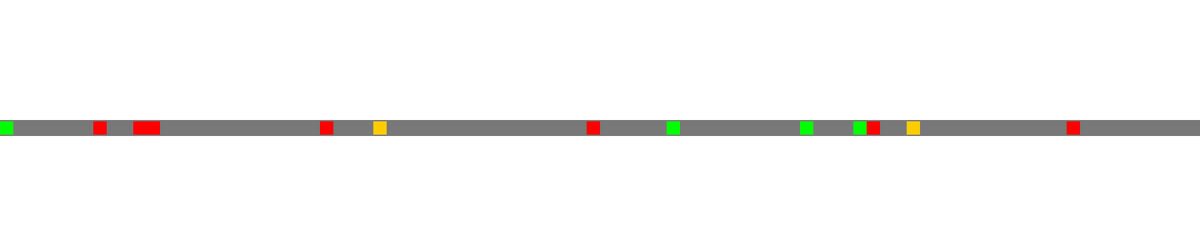
Frame 1 (no input)
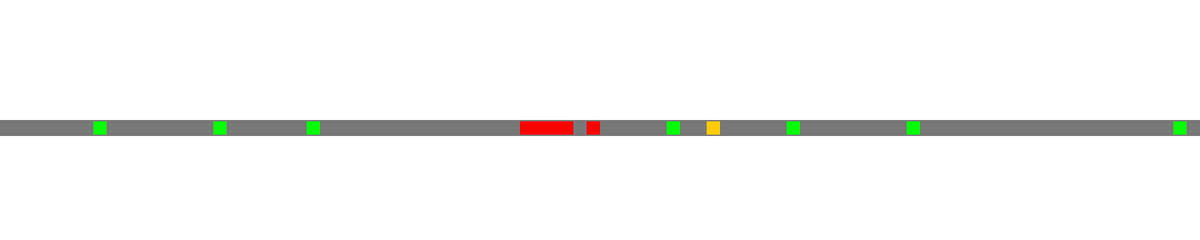
Frame 60 (the mouse pressed at the canvas centre just before this capture)
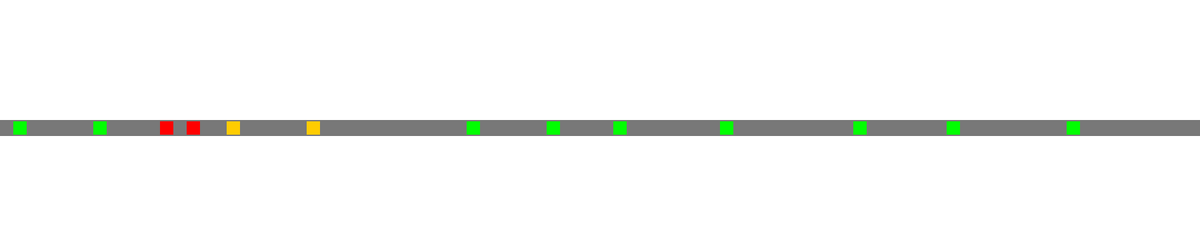
Frame 120 (the mouse held since frame 60 and released just before this capture)

The Processing sketch that drew these frames (run headless with seeded random() and noise(); from frame 60 on, the mouse is pressed at the canvas centre):

// Processing sketch: NSS
// ── NSS.pde
UTCA utca;
int t;
//int totalTime;

void setup() {
  size(1800,360);
  //totalTime = 15000;
  t = 0;
  utca = new UTCA(0.15, 5, 0, 0.3);

  /*int vMax = 5;
  float pBraking = 0.2;
  float pVehicle = 0;
  //for(vMax=1;vMax<=5;vMax+=2) {
  //for(int j=1;j<=5;j+=2) {
  for(int k=0;k<=6;k+=3) {
    for(float i=0;i<=1;i+=0.01) {
      //pBraking = j/10.0;
      pVehicle = k/10.0;
      utca = new UTCA(i, vMax, pVehicle, pBraking);
      for(int t=0;t<totalTime;t++) {
        utca.generate();
      }
      utca.printOutput(totalTime);
    }
  }
  System.out.println("Done");*/
}

void draw() {
  background(255);
  
  utca.generate();
  utca.display();
  System.out.println(t++);
  delay(200);
}

// ── Cell.pde
class Cell {
  float x,y;
  float w;

  float p = 0.1;
  int vMax;
  int v;
  color colour;
  
  int state;
  int previous;
  
  Cell(float x, float y, float w, int vMax, color colour, float pFlow, int state) {
    this.x = x;
    this.y = y;
    this.w = w;
    this.vMax = vMax;
    this.colour = colour;
    this. p = pFlow;
    
    /*if(random(1)<p) {
      state = 1;
      v = int(random(vMax+1));
    }
    else {
      state = 0;
      v = 0;
    }*/
    this.state = state;
    if(state==1)
      v = int(random(vMax+1));
    else
      v = 0;
    previous = state;
  }
  
  void savePrevious() {
    previous = state;
  }
  
  void setState(int s) {
    state = s;
  }
  
  void display() {
    smooth();
    if(state==1) {
      //fill(0);
      //text(Integer.toString(v),x,y);
      if(v<=vMax/3)
        fill(255,0,0);
      else if(v<=2*(vMax/3))
        fill(255,204,0);
      else
        fill(0,255,0);
      //fill(colour);
    }
    else
      fill(120);
    //stroke(0);
    rect(x,y,w,w);
  }
  
}

// ── UTCA.pde
import java.util.Collections;
import java.util.HashSet;

class UTCA {
  
  int numLane = 1;
  int vMax = 5;
  int vMax2 = 2;
  float pVehicle = 0.3;
  int w = 20;
  int h = height/numLane;
  int columns, rows;
  float p = 0.2;
  float pFlow;
  int numVeh;
  int passedVeh;
  
  int gap = 2;
  int lineWidth = 5;
  int roadWidth = numLane*(w+2*gap) + (numLane-1)*lineWidth;
  
  Cell[][] board;
  
  UTCA(float p, int vMax, float pVehicle, float pBrake) {
    columns = width/w;
    rows = height/h;
    board = new Cell[columns][rows];
    this.pFlow = p;
    numVeh = 0;
    passedVeh = 0;
    this.vMax = vMax;
    this.pVehicle = pVehicle;
    this.p = pBrake;
    init();
  }
  
  void init() {
    int num = int(pFlow*(columns*numLane));
    ArrayList<Integer> list = new ArrayList<Integer>();
    for (int i=0; i<columns*numLane; i++) {
        list.add(new Integer(i));
    }
    Collections.shuffle(list);
    HashSet<Integer> hs = new HashSet<Integer>();
    HashSet<Integer> hs2 = new HashSet<Integer>();
    for (int i=0; i<num; i++) {
      if(i<num*pVehicle)
        hs2.add(list.get(i));
      else
        hs.add(list.get(i));
    }
    for(int i=0;i<columns;i++) {
      for(int j=0;j<rows;j++) {
        int state = 0;
        if(hs.contains(i*rows+j))
          state = 1;
        if(state==1)
          board[i][j] = new Cell(i*w, height/2 + gap + j*(w+lineWidth+2*gap) , w, vMax, color(int(random(256)), int(random(256)), int(random(256))), pFlow, state);
        else {
          if(hs2.contains(i*rows+j))
            state = 1;
          board[i][j] = new Cell(i*w, height/2 + gap + j*(w+lineWidth+2*gap) , w, vMax2, color(int(random(256)), int(random(256)), int(random(256))), pFlow, state);
        }
        if(board[i][j].state==1)
          numVeh++;
      }
    }
    if(board[0][0].state==1)
      passedVeh++;
  }
  
  void generate() {
    
    for(int i=0;i<columns;i++) {
      for(int j=0;j<rows;j++) {
        board[i][j].savePrevious();
      }
    }
    
    for(int i=0;i<columns;i++) {
      for(int j=0;j<rows;j++) {
        int v = board[i][j].v;
        int x = -1;
        for(int k=1;k<columns;k++) {
          if(board[(i+k)%columns][j].previous==1) {
            x = k;
            break;
          }
        }
        if(x==-1 || x>v+1) {
          if(v<board[i][j].vMax)
            board[i][j].v++;
        }
        else {
          board[i][j].v = x-1;
        }
        if(random(1)<p && board[i][j].v>0) {
          board[i][j].v--;
        }
      }
    }
    
    for(int x=0;x<columns;x++) {
      for(int y=0;y<rows;y++) {
        //Open System
        
        /*if(x>columns-6) {
          board[x][y].setState(0);
        }
        else if(x==0 && board[x][y].previous==0 && random(1)<0.5) {
          board[x][y].setState(1);
          board[x][y].v = 0;
        }
        else if(board[x][y].previous==1) {
          board[x][y].setState(0);
          int v = board[x][y].v;
          if(x+v<columns) {
            board[x+v][y].setState(1);
            board[x+v][y].v = v;
          }
        }*/
        
        //Closed System
        
        if(board[x][y].previous==1) {
          board[x][y].setState(0);
          int v = board[x][y].v;
          int next = (x+v)%columns;
          if(next<x)
            passedVeh++;
          board[next][y].setState(1);
          board[next][y].v = v;
          board[next][y].vMax = board[x][y].vMax;
          board[next][y].colour = board[x][y].colour;
        }
      }
    }
    
  }
  
  void display() {
    
    fill(120);
    noStroke();
     
    //road
    rect(0, height/2, width, roadWidth);
    
    fill(240,240,0); //yellow line
    for(int i=0;i<numLane-1;i++)
      rect(0,height/2 + w+2*gap + i*(2*gap+w+lineWidth),width,lineWidth); //left
    
    for(int i=0;i<columns;i++) {
      for(int j=0;j<rows;j++) {
        board[i][j].display();
      }
    }
    
  }
  
  void printOutput(int t) {
    float density = numVeh/(float)(numLane*columns);
    float flow = passedVeh/(float)(t);
    System.out.println(pFlow + " " + density + " " + flow);
  }
  
}
